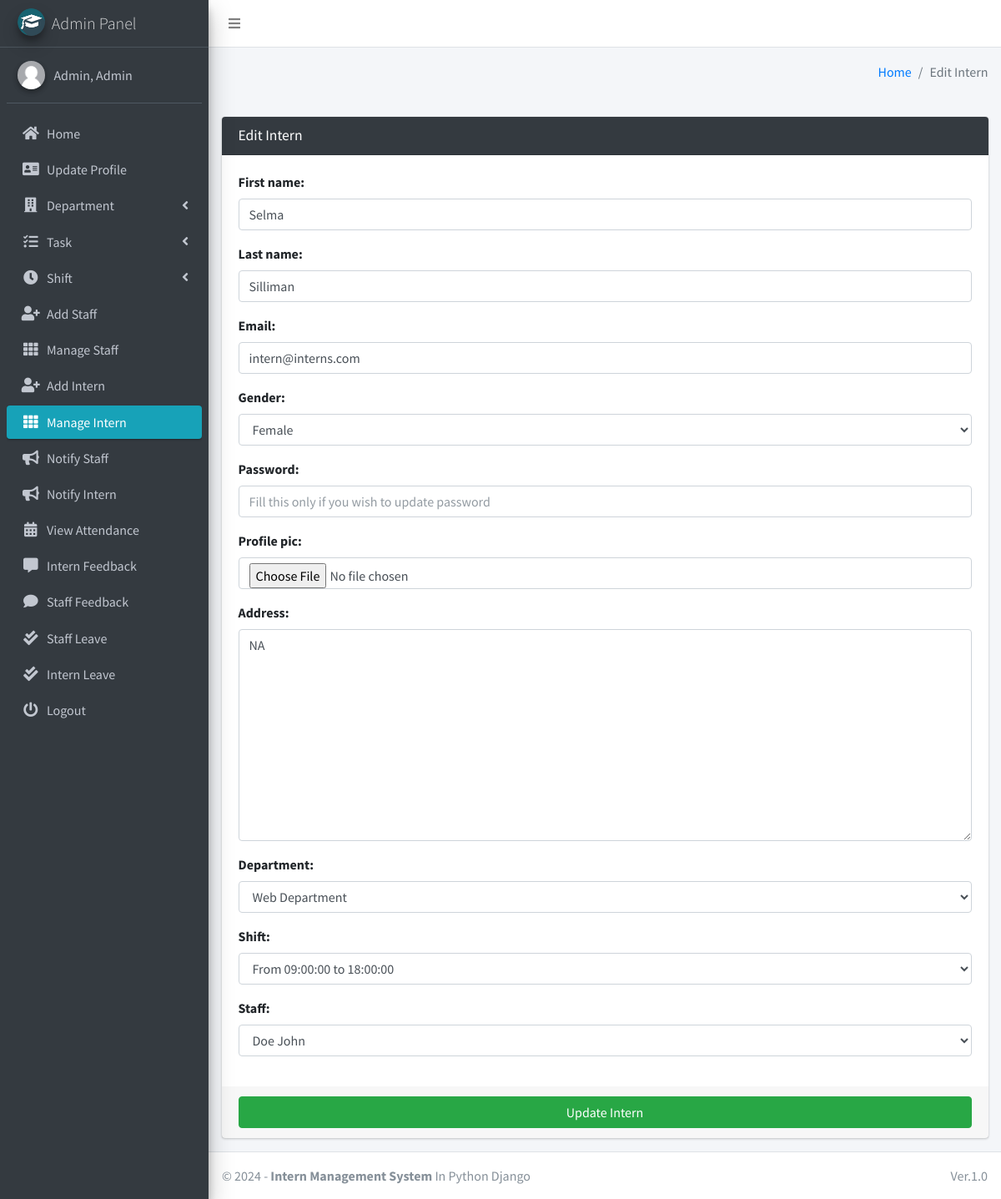
The page /intern/edit/1 (signed in) on the database its author committed.
### main_app/models.py (models this page shows, shortened)
class CustomUser(AbstractUser):
    USER_TYPE = ((1, "HOD"), (2, "Staff"), (3, "Intern"))
    GENDER = [("M", "Male"), ("F", "Female")]
    username = None  # Removed username, using email instead
    email = models.EmailField(unique=True)
    user_type = models.CharField(default=1, choices=USER_TYPE, max_length=1)
    gender = models.CharField(max_length=1, choices=GENDER)
    profile_pic = models.ImageField()
    address = models.TextField()
    fcm_token = models.TextField(default="")  # For firebase notifications
    created_at = models.DateTimeField(auto_now_add=True)
    updated_at = models.DateTimeField(auto_now=True)
    USERNAME_FIELD = "email"
    REQUIRED_FIELDS = []
    objects = CustomUserManager()
    def __str__(self):
        return self.last_name + ", " + self.first_name

class Intern(models.Model):
    admin = models.OneToOneField(CustomUser, on_delete=models.CASCADE)
    department = models.ForeignKey(Department, on_delete=models.DO_NOTHING, null=True, blank=False)
    shift = models.ForeignKey(Shift, on_delete=models.DO_NOTHING, null=True)
    staff = models.ForeignKey(Staff, on_delete=models.DO_NOTHING, null=True, blank=False)

### main_app/hod_views.py (the view)
def edit_intern(request, intern_id):
    intern = get_object_or_404(Intern, id=intern_id)
    form = InternForm(request.POST or None, instance=intern)
    context = {
        'form': form,
        'intern_id': intern_id,
        'page_title': 'Edit Intern'
    }
    if request.method == 'POST':
        if form.is_valid():
            first_name = form.cleaned_data.get('first_name')
            last_name = form.cleaned_data.get('last_name')
            address = form.cleaned_data.get('address')
            username = form.cleaned_data.get('username')
            email = form.cleaned_data.get('email')
            gender = form.cleaned_data.get('gender')
            password = form.cleaned_data.get('password') or None
            department = form.cleaned_data.get('department')
            shift = form.cleaned_data.get('shift')
            passport = request.FILES.get('profile_pic') or None
            try:
                user = CustomUser.objects.get(id=intern.admin.id)
                if passport != None:
                    fs = FileSystemStorage()
                    filename = fs.save(passport.name, passport)
                    passport_url = fs.url(filename)
                    user.profile_pic = passport_url
                user.username = username
                user.email = email
                if password != None:
                    user.set_password(password)
                user.first_name = first_name
                user.last_name = last_name
                intern.shift = shift
                user.gender = gender
                user.address = address
                intern.department = department
                user.save()
                intern.save()
                messages.success(request, "Successfully Updated")
                return redirect(reverse('edit_intern', args=[intern_id]))
            except Exception as e:
                messages.error(request, "Could Not Update " + str(e))
        else:
            messages.error(request, "Please Fill Form Properly!")
    else:
        return render(request, "hod_template/edit_intern_template.html", context)

### main_app/forms.py
class InternForm(CustomUserForm):
    def __init__(self, *args, **kwargs):
        super(InternForm, self).__init__(*args, **kwargs)
    class Meta(CustomUserForm.Meta):
        model = Intern
        fields = CustomUserForm.Meta.fields + \
            ['department', 'shift', 'staff']

### main_app/models.py (called while the page is built)
    def __str__(self):
        return f"From {self.start_time} to {self.end_time}"

    def __str__(self):
        return self.name

    def __str__(self):
        return self.admin.last_name + " " + self.admin.first_name

### main_app/templates/hod_template/edit_intern_template.html (shortened to what this page needs)
{% extends 'main_app/base.html' %}
{% load static %}
{% block content %}
<section class="content">
    <div class="container-fluid">
        <div class="row">
            <div class="col-md-12">
                <div class="card card-dark">
                    <div class="card-header">
                        <h3 class="card-title">{{page_title}}</h3>
                    </div>
                    {% include "main_app/form_template.html" with messages=messages  form=form button_text="Update Intern"%}
                </div>
            </div>
        </div>
    </div>
</section>
{% endblock content %}

### main_app/templates/main_app/sidebar_template.html (shortened to what this page needs)
{% load static %}
<aside class="main-sidebar sidebar-dark-info elevation-4">
    {% if request.user.user_type == '1' %}
    <a href="{% url 'admin_home' %}" class="brand-link">
        <img src="{% static 'dist/img/cmsl.png' %} " alt="AdminLTE Logo"
            class="brand-image img-circle elevation-3" >
        <span class="brand-text font-weight-light">Admin Panel</span>
    </a>
    <div class="sidebar">
        <div class="user-panel mt-3 pb-3 mb-3 d-flex">
            <div class="image">
                <img src="{{ request.user.profile_pic}}" class="img-circle elevation-2" alt="User Image">
            </div>
            <div class="info">
                <a href="#" class="d-block">{{user}}</a>
            </div>
        </div>
        <nav class="mt-2">
            <ul class="nav nav-pills nav-sidebar flex-column" data-widget="treeview" role="menu" data-accordion="false">
                <li class="nav-item">
                    {% url 'admin_home' as admin_home %}
                    <a href="{{admin_home}}" class="nav-link {% if admin_home == request.path %} active {% endif %}">
                        <i class="nav-icon fas fa-home"></i>
                        <p>
                            Home
                        </p>
                    </a>
                </li>
                <li class="nav-item">
                    {% url 'admin_view_profile' as admin_view_profile %}
                    <a href="{{admin_view_profile}}"
                        class="nav-link {% if admin_view_profile == request.path %} active {% endif %}">
                        <i class="nav-icon fas fa-address-card"></i>
                        <p>
                            Update Profile
                        </p>
                    </a>
                </li>
                <li class="nav-item has-treeview">
                    <a href="#" class="nav-link">
                        <i class="nav-icon fas fa-building"></i>
                        <p>
                            Department
                            <i class="fas fa-angle-left right"></i>
                        </p>
                    </a>
                </li>
                <li class="nav-item has-treeview">
                    <a href="#" class="nav-link">
                        <i class="nav-icon fas fa-tasks"></i>
                        <p>
                            Task
                            <i class="fas fa-angle-left right"></i>
                        </p>
                    </a>
                </li>
                <li class="nav-item has-treeview">
                    <a href="#" class="nav-link">
                        <i class="nav-icon fas fa-clock"></i>
                        <p>
                            Shift
                            <i class="fas fa-angle-left right"></i>
                        </p>
                    </a>
                </li>
                <li class="nav-item">
                    {% url 'add_staff' as add_staff %}
                    <a href="{{add_staff}}" class="nav-link {% if add_staff == request.path %} active {% endif %}">
                        <i class="nav-icon fas fa-user-plus"></i>
                        <p>
                            Add Staff
                        </p>
                    </a>
                </li>
                <li class="nav-item">
                    {% url 'manage_staff' as manage_staff %}
                    {% url 'edit_staff' staff_id as edit_staff %}
                    <a href="{{manage_staff}}"
                        class="nav-link {% if manage_staff == request.path or request.path == edit_staff %} active {% endif %}">
                        <i class="nav-icon fas fa-th"></i>
                        <p>
                            Manage Staff
                        </p>
                    </a>
                </li>
                <li class="nav-item">
                    {% url 'add_intern' as add_intern%}
                    <a href="{{add_intern}}" class="nav-link  {% if add_intern == request.path %} active {% endif %}">
                        <i class="nav-icon fas fa-user-plus"></i>
                        <p>
                            Add Intern
                        </p>
                    </a>
                </li>
                <li class="nav-item">
                    {% url 'manage_intern' as manage_intern %}
                    {% url 'edit_intern' intern_id as edit_intern %}
                    <a href="{{manage_intern}}"
                        class="nav-link  {% if edit_intern == request.path or manage_intern == request.path %} active {% endif %}">
                        <i class="nav-icon fas fa-th"></i>
                        <p>
                            Manage Intern
                        </p>
                    </a>
                </li>
                <li class="nav-item">
                    {% url 'admin_notify_staff' as admin_notify_staff %}
                    <a href="{{admin_notify_staff}}"
                        class="nav-link {% if admin_notify_staff == request.path %} active {% endif %}">
                        <i class="nav-icon fas fa-bullhorn"></i>
                        <p>
                            Notify Staff
                        </p>
                    </a>
                </li>
                <li class="nav-item">
                    {% url 'admin_notify_intern' as admin_notify_intern %}
                    <a href="{{admin_notify_intern}}"
                        class="nav-link {% if admin_notify_intern == request.path %} active {% endif %}">
                        <i class="nav-icon fas fa-bullhorn"></i>
                        <p>
                            Notify Intern
                        </p>
                    </a>
                </li>
                <li class="nav-item">
                    {% url 'admin_view_attendance' as admin_view_attendance %}
                <li class="nav-item">
                    <a href="{{admin_view_attendance}}"
                        class="nav-link  {% if admin_view_attendance == request.path %} active {% endif %}">
                        <i class="nav-icon fas fa-calendar-alt"></i>
                        <p>
                            View Attendance
                        </p>
                    </a>
                </li>
                <li class="nav-item">
                    {% url 'intern_feedback_message' as intern_feedback_message %}
                    <a href="{{ intern_feedback_message }}"
                        class="nav-link  {% if intern_feedback_message == request.path %} active {% endif %}">
                        <i class="nav-icon fas fa-comment-alt"></i>
                        <p>
                            Intern Feedback
                        </p>
                    </a>
                </li>
                <li class="nav-item">
                    {% url 'staff_feedback_message' as staff_feedback_message %}
                    <a href="{{staff_feedback_message}}"
                        class="nav-link   {% if staff_feedback_message == request.path %} active {% endif %}">
                        <i class="nav-icon fas fa-comment"></i>
                        <p>
                            Staff Feedback
                        </p>
                    </a>
                </li>
                <li class="nav-item">
                    {% url 'view_staff_leave' as view_staff_leave %}
                    <a href="{{view_staff_leave}}"
                        class="nav-link  {% if view_staff_leave == request.path %} active {% endif %}">
                        <i class="nav-icon fas fa-check-double"></i>
                        <p>
                            Staff Leave
                        </p>
                    </a>
                </li>
                <li class="nav-item">
                    {% url 'view_intern_leave' as view_intern_leave %}
                    <a href="{% url 'view_intern_leave' %}"
                        class="nav-link  {% if view_intern_leave == request.path %} active {% endif %}">
                        <i class="nav-icon fas fa-check-double"></i>
                        <p>
                            Intern Leave
                        </p>
                    </a>
                </li>
                                        {% endif %}
                                        <li class="nav-item">
                                            <a href="{% url 'user_logout' %}"
                                                onclick="return confirm('Your shift would be terminated.\n\nProceed?')"
                                                class="nav-link">
                                                <i class="nav-icon fas fa-power-off"></i>
                                                <p>
                                                    Logout
                                                </p>
                                            </a>
                                        </li>
                                    </ul>
                                </nav>
                            </div>
</aside>

### main_app/templates/main_app/form_template.html (shortened to what this page needs)
<form role="form" method="POST" enctype="multipart/form-data">
    <div class="card-body">
        {% for field in form  %}
        <div class="form-group">
            {{field.label_tag}}
            {{field}}
        </div>
        {% endfor %}
    </div>
    <div class="card-footer">
        <button type="submit" class="btn btn-success btn-block">
            {% if button_text %}
            {{button_text}}
            {% else %}
            Submit
            {% endif %}
        </button>
    </div>
</form>

### rows shown on the page
CustomUser: user.profile_pic (placeholder picture), last_name+first_name "Admin, Admin"
Intern: form "Web Department" "From 09:00:00 to 18:00:00" "Doe John"

### other values the page prints
{{ page_title }} "Edit Intern"
{{ field.label_tag }} "First name:" "Last name:" "Email:" "Gender:" "Password:" "Profile pic:" "Address:" "Department:" "Shift:" "Staff:"
{{ button_text }} "Update Intern"
